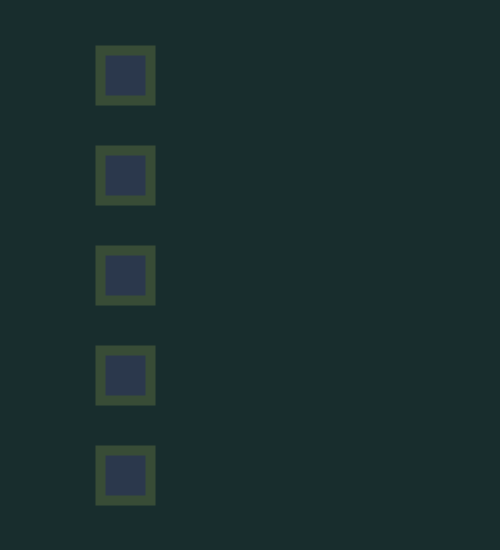
Frame 1 (no input)
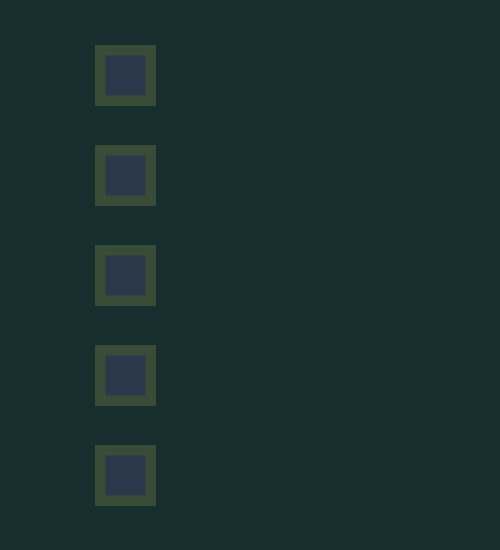
Frame 60 (the mouse pressed at the canvas centre just before this capture)
Frame 120 (the mouse held since frame 60 and released just before this capture): identical to frame 60, image omitted

The Processing sketch that drew these frames (run headless with seeded random() and noise(); from frame 60 on, the mouse is pressed at the canvas centre):

// Processing sketch: Exercise_33_1
// ── Exercise_33_1.pde

int[] data;

void setup(){
  size (500,550);
  data = new int[5];
  data[0] = 100;
  data[1] = 200;
  data[3] = 300;
  data[4] = 400;
  background(24,45,45);
}
void draw(){
  translate(0,50);
  fill(43,56,76);
  stroke(56,76,54);
  strokeWeight(10);
rect(100,data[0],50,50); 
rect(100,data[1],50,50); 
rect(100,data[2],50,50); 
rect(100,data[3],50,50); 
rect(100,data[4],50,50); 
}
